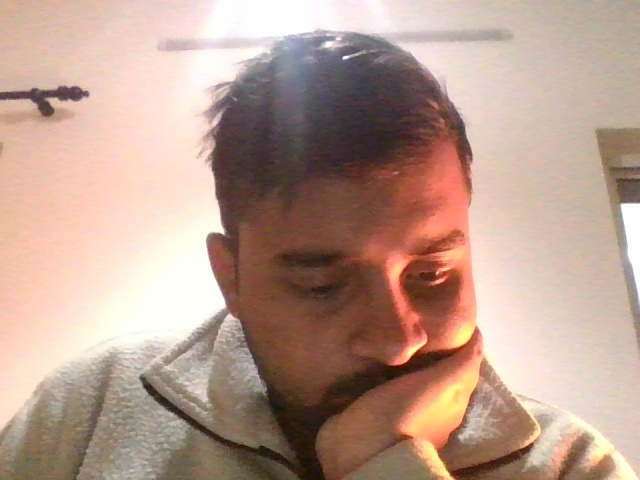
#> input picture Image/asxyzp.jpeg, 640 x 480 px
$ python RGBToGrey.py
#> lines starting #> are read from the running program, lines starting #| are printed output that depends on the picture
#> the answer given: asxyzp.jpeg
#Description: Converting RGB image to Greyscale/Grayscale image
#Author(s)  : asxyzp

import cv2
import sys
import os.path

'''
    Name : RGBToGrey(FileName)
    Utility : RGB to Greyscale converter program
    Parameter(s) : FileName is the name of the image file for which the conversion has to be done
    Return value : None
'''
def RGBToGrey(FileName):
#> called with FileName = 'asxyzp.jpeg'
    if os.path.isfile(FileName):                            #Checking whether the image exists or not
        Frame = cv2.imread(FileName,cv2.IMREAD_COLOR)       #Stores image into a photo frame
#> Frame is the input picture: shape (480, 640, 3); mean B, G, R 141.6, 156.1, 184.7
        RowSize = len(Frame)
#> RowSize = 480
        ColSize = len(Frame[0])
#> ColSize = 640
        for i in range(RowSize):
            for j in range(ColSize):
                Grey = 0.3*Frame[i][j][0] + 0.59*Frame[i][j][1] + 0.11*Frame[i][j][2] #Formula for RGB to Greyscale conversion
                Frame[i][j][0] = Grey
                Frame[i][j][1] = Grey
                Frame[i][j][2] = Grey
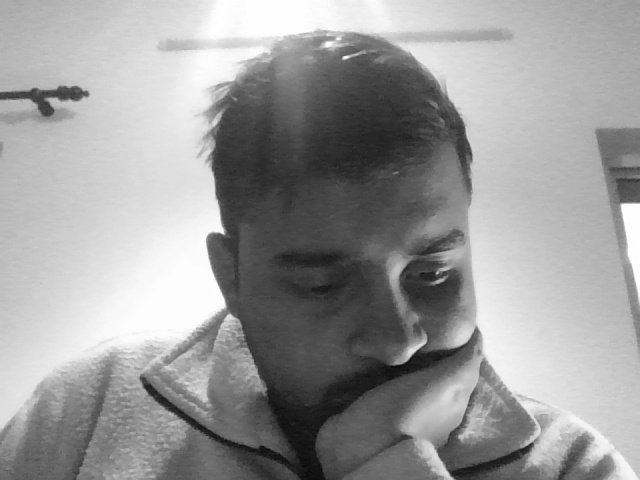
#> Frame: shape (480, 640, 3); min 7, max 255, mean 154.4
        FileName="Grey_"+FileName
        cv2.imwrite(FileName,Frame)
    else:
        print("Image file doesn't exists.\nEnter proper file name.")
        sys.exit(1)

FileName = input("Name of image file for greyscale conversion (w/ file type)?\t")
RGBToGrey(FileName)
